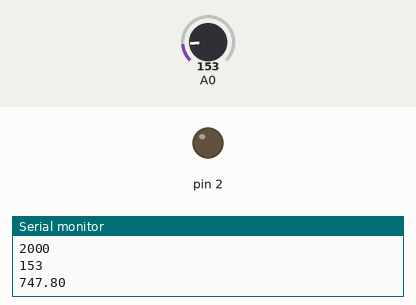
Simulated run of this sketch. Board: Arduino Uno, built with avr-gcc and run on an emulated ATmega328P. Shown: output pins drawn as LEDs (lit = HIGH), the last lines printed to the serial monitor. Dashed ring = blinking. Inputs (shaded band) come from the test bench; at power-on: A0 = 153.

Above: at 1.2 s.
1.3 s: A0 set to 189
At 1.58 s:
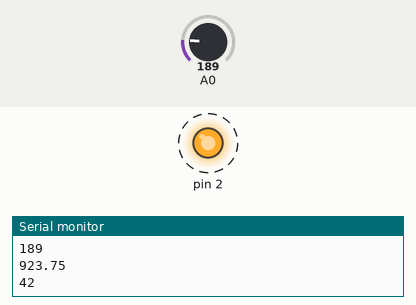
4.3 s: A0 set to 175
At 4.3 s:
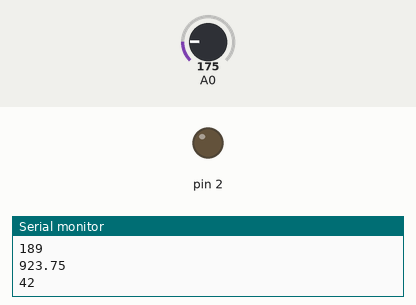
5.8 s: A0 set to 191
At 6.08 s:
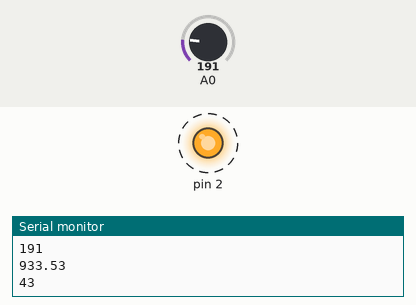
8.8 s: A0 set to 165
Timing chart, 0 to 11.3 s (numbered marks = the images above; inputs shaded):
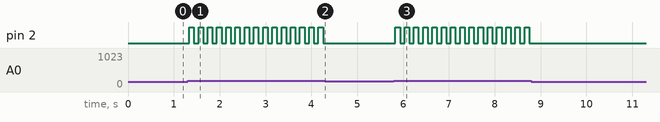

The sketch:

code.ino
```cpp
// Simulation: https://www.tinkercad.com/things/h2RUF25yCUI-exercise-09

/*
  https://learn.adafruit.com/tmp36-temperature-sensor
  Refer to the above link to learn about TMP36
  and for the formula used to convert the voltage
  to temperature
*/

void setup() {
  pinMode(2, OUTPUT);
  Serial.begin(9600);
}

void loop() {
  unsigned int value = analogRead(A0);
  Serial.println(value);

  float voltage = value * 5000.0 / 1023.0; // Converts A0's reading to mV
  Serial.println(voltage);

  if (voltage > 500) { // Only measures from 0°C and higher
    unsigned int temperature = (voltage - 500.0) / 10.0;
    Serial.println(temperature);

    if (temperature > 35) {
      digitalWrite(2, HIGH);
      delay(100);
      digitalWrite(2, LOW);
      delay(100);
    }
  } else {
    Serial.println("Below freezing");
  }
  Serial.println("------");
  Serial.println(2000);
}
```

Measured:
- the behaviour switches between 175 and 176 on A0 (found by bisection; images 0 and 1)
- after the input at 1.3 s, pin 2: alternates HIGH for 0.10 s and LOW for 0.10 s, starting at once
- after the input at 4.3 s, pin 2: stops changing and stays LOW
- after the input at 5.8 s, pin 2: alternates HIGH for 0.10 s and LOW for 0.10 s, starting at once
- after the input at 8.8 s, pin 2: stops changing and stays LOW
